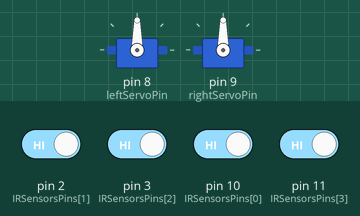
A sketch run on a simulated Arduino Uno, built with avr-gcc and run on an emulated ATmega328P. Parts: 2 × servo. The test bench sets the inputs (shaded band); at power-on: pin 2 (IRSensorsPins[1]), pin 3 (IRSensorsPins[2]), pin 10 (IRSensorsPins[0]), pin 11 (IRSensorsPins[3]) HIGH.

Above: at 3.2 s.
3.3 s: pin 10 (IRSensorsPins[0]) driven LOW
At 9.7 s:
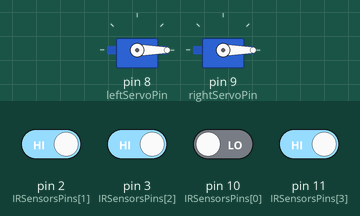
12.7 s: pin 2 (IRSensorsPins[1]) driven LOW
21.0 s: pin 11 (IRSensorsPins[3]) driven LOW
At 22.5 s:
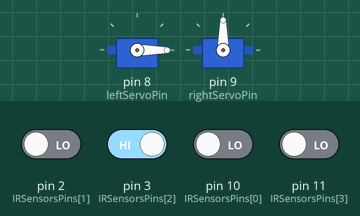
22.8 s: pin 11 (IRSensorsPins[3]) driven HIGH
At 23.3 s:
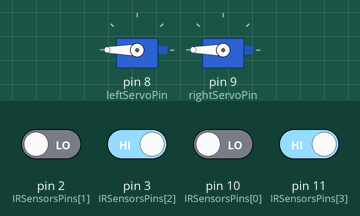
29.1 s: pin 2 (IRSensorsPins[1]) driven HIGH
32.6 s: pin 3 (IRSensorsPins[2]) driven LOW and pin 11 (IRSensorsPins[3]) driven LOW
At 35.0 s:
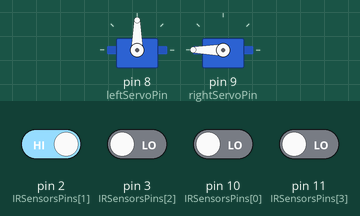
Timing chart, 0 to 36.4 s (numbered marks = the images above; inputs shaded):
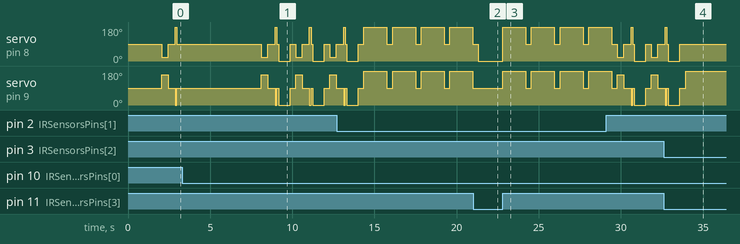

The sketch:

Ejercicio10.1.ino
```cpp
#include <Servo.h>

/*
  Se va a aplicar el algoritmo de la mano izquierda.
  En un cruce, la prioridad de decisiones es la siguiente:
    1. Girar a la izquierda.
    1. Seguir de frente.
    3. Girar a la derecha.
  Se toma la decisión disponible de mayor prioridad
*/

Servo leftServo;
Servo rightServo;

// Pines de los sensores de luz infrarroja
const int IRSensorsPins[4] = {10, 2, 3, 11}; // izquierdo, central-izquierdo, central-derecho, derecho
// Ultimos valores leidos para los sensores de luz infrarroja
int IRSensorsValues[4];
// Pines de los servomotores de las ruedas
const int rightServoPin = 9;
const int leftServoPin = 8;

// Valores para linea y no linea
const int NO_LINE = LOW; // valor que devuelve el sensor IR cuando no detecta linea
const int LINE = HIGH; // valor que devuelve el sensor IR cuando detecta linea

// Velocidades de giro de los servomotores
const int leftServoForward = 0;
const int rightServoForward = 180;
const int leftServoBackward = 180;
const int rightServoBackward = 0;
const int stopServo = 90;
const int leftServoForwardSlow = 20; // avanza más lentamente que leftServoForward
const int rightServoForwardSlow = 160; // avanza más lentamente que rightServoForwardSlow

const int INITIAL_STOP_ROBOT_TIME = 2000; // Inicialmente, el robot espera 5 segundos antes de ejecutar el loop
const int TURN_AROUND_TIME = 1400; // Tiempo durante el cual el robot gira sobre sí mismo para dar la vuelta
const int GO_FORWARD_CHECK_CROSSING_TIME = 350; // Tiempo durante el cual el robot avanza hacia delante para comprobar el tipo de cruce
const int STOP_ROBOT_REACH_GOAL_TIME = 5000; // Tiempo durante el cual el robot se queda parado al alcanzar la meta
const int GO_BACKWARD_A_LITTLE_TIME = 100; // Tiempo durante el cual el robot se queda parado al alcanzar la meta
const int LITTLE_DELAY_STOP_ROBOT_TIME = 300; // Tiempo durante el cual el robot se queda parado al alcanzar la meta


void setup() {
  Serial.begin(9600); // Descomentar para debuguear por consola

  // Para cada uno de los 4 pines de los sensores IR, los inicializamos como pines de entrada
  for(int i=0; i < 4; i++) {
    pinMode(IRSensorsPins[i], INPUT);
  }

  leftServo.attach(leftServoPin);
  rightServo.attach(rightServoPin);

  delay(INITIAL_STOP_ROBOT_TIME);
}

void loop() {
  updateAllIRSensors();

  // _ X X _
  if (assertIRSensorsValues(NO_LINE, LINE, LINE, NO_LINE)) {
    goForward();
  }
  // _ _ X _
  else if (assertIRSensorsValues(NO_LINE, NO_LINE, LINE, NO_LINE)) {
    correctionToTheRight();
  }
  // _ X _ _
  else if (assertIRSensorsValues(NO_LINE, LINE, NO_LINE, NO_LINE)) {
    correctionToTheLeft();
  }
  // X X X _
  else if (assertIRSensorsValues(LINE, LINE, LINE, NO_LINE)) {
    // Puede ser: "curva a la izquierda" o "curva a la izquierda y de frente"
    // Independientemente de cual sea, el robot gira a la izquierda
    turnLeft();
  }
  // _ X X X
  else if (assertIRSensorsValues(NO_LINE, LINE, LINE, LINE)) {
    // Puede ser: "curva a la derecha" o "curva a la derecha y de frente"
    checkTypeOfCrossingRight();
  }
  // X X X X
  else if (assertIRSensorsValues(LINE, LINE, LINE, LINE)) {
    // Puede ser: "cruce a la izquierda y a la derecha",
    // "cruce a la izquierda, a la derecha y de frente" o "meta"
    checkTypeOfCrossingAllLine();
  }
  // _ _ _ _
  else {
    turnAround();
  }
}


/* Retorna si los valores pasados como parámetro coinciden con las últimas mediciones de los sensores IR. */
boolean assertIRSensorsValues(int IRSensor0, int IRSensor1, int IRSensor2, int IRSensor3) {
  return IRSensorsValues[0] == IRSensor0 && IRSensorsValues[1] == IRSensor1 &&
         IRSensorsValues[2] == IRSensor2 && IRSensorsValues[3] == IRSensor3;
}

/* Le indica al robot que se detenga. */
void stopRobot() {
  leftServo.write(stopServo);
  rightServo.write(stopServo);
}

/* Le indica al robot que se detenga y hace una pequeña pausa. */
void stopRobotAndDelayALittle() {
  stopRobot();
  delay(LITTLE_DELAY_STOP_ROBOT_TIME);
}

/* Le indica al robot que avanze hacia delante a máxima velocidad. */
void goForward() {
  leftServo.write(leftServoForwardSlow);
  rightServo.write(rightServoForwardSlow);
}

/* Le indica al robot que se de la vuelta. */
void turnAround() {
  // Gira sobre sí mismo en sentido anti-horario, 180º
  leftServo.write(leftServoBackward);
  rightServo.write(rightServoForward);
  delay(TURN_AROUND_TIME);
  stopRobotAndDelayALittle();
}

/* Le indica al robot que corriga su camino hacia la izquierda, para poder seguir recto. */
void correctionToTheLeft() {
  leftServo.write(stopServo);
  rightServo.write(rightServoForward);
}

/* Le indica al robot que corriga su camino hacia la derecha, para poder seguir recto. */
void correctionToTheRight() {
  leftServo.write(leftServoForward);
  rightServo.write(stopServo);
}

/* Le indica al robot que gire hacia la izquierda. */
void turnLeft() {
  // Gira sobre sí mismo en sentido anti-horario, 90º
  leftServo.write(leftServoBackward);
  rightServo.write(rightServoForward);
  delay(TURN_AROUND_TIME / 2);
  stopRobotAndDelayALittle();
}

/* Le indica al robot que gire hacia la derecha. */
void turnRight() {
  // Gira sobre sí mismo en sentido horario, 90º
  leftServo.write(leftServoForward);
  rightServo.write(rightServoBackward);
  delay(TURN_AROUND_TIME / 2);
  stopRobotAndDelayALittle();
}

/* Comprueba si es un cruce a la derecha o a la derecha y de frente. */
void checkTypeOfCrossingRight() {
  // Al haber un cruce a la dcha, el robot debe avanzar algo más para comprobar el tipo de cruce
  goForwardAndUpdateAllIRSensors(400);

  // _ X X _
  if(assertIRSensorsValues(NO_LINE, LINE, LINE, NO_LINE)) {
    // Algo de línea delante, es una curva a la derecha y de frente
    goForward();
  }
  // _ _ _ _
  else { // else if(assertIRSensorsValues(NO_LINE, NO_LINE, NO_LINE, NO_LINE)) {
    // Es una curva solo a la derecha
    turnRight();
  }
}

/* Comprueba si es un cruce:
  - A la izquierda y a la derecha.
  - A la izquierda, a la derecha y de frente.
  - Meta.
*/
void checkTypeOfCrossingAllLine() {
  goForwardAndUpdateAllIRSensors(400);

  // X X X X
  if (assertIRSensorsValues(LINE, LINE, LINE, LINE)) {
    // Es la meta
    robotReachesTheGoal();
    // No es un cruce con varias opciones: está obligado a ir de frente.
    // No se almacena la decisión en la 1º pasada ni se toma una decisión almacenada en las siguientes.
  }
  // No es la meta
  else {
    // Es un cruce a la izquierda, a la derecha y de frente, o un cruce a la izquierda y a la derecha
    // Independientemente de cual sea, tiene que girar a la izquierda.
    turnLeft();
  }
}

/*
  Avanza ligeramente y actualiza las mediciones de los sensores IR.
  Se le puede indicar el tiempo que debe avanzar y quedarse quieto después de avanzar,
  pasándole dicho valor como parámetro. Si se le pasa 0, utiliza el tiempo especificado en
  GO_FORWARD_CHECK_CROSSING_TIME. Esto es porque para algunos tipos de cruce puede ser
  necesario avanzar más que GO_FORWARD_CHECK_CROSSING_TIME para detectar que tipo de cruce es.
*/
void goForwardAndUpdateAllIRSensors(int delayValue) {
  // Obtenemos el tiempo que va a hacer delay
  int delayToWait;
  if(delayValue == 0)
    delayToWait = GO_FORWARD_CHECK_CROSSING_TIME;
  else
    delayToWait = delayValue;

  // Avanzamos un poco para comprobar qué tipo de cruce es
  goForward();
  delay(delayToWait);

  // Paramos un corto periodo de tiempo
  stopRobot();
  delay(delayToWait);

  // Actualizamos los valores de los sensores
  updateAllIRSensors();

  // Retrocedemos un poco para que el avanze previo no afecte al robot
  // a la hora de girar o lo que tenga que hacer.
  goBackwardALittle();
}

/* Avanza ligeramente hacia atrás. */
void goBackwardALittle() {
  // Avanzamos hacia atrás cierto tiempo
  leftServo.write(leftServoBackward);
  rightServo.write(rightServoBackward);
  delay(GO_BACKWARD_A_LITTLE_TIME);

  // Paramos al robot cierto tiempo
  stopRobot();
  delay(GO_BACKWARD_A_LITTLE_TIME);
}

/* Actualiza las mediciones de los sensores de infrarrojos. */
void updateAllIRSensors() {
  // Para cada uno de los 4 sensores IR, actualiza su valor
  for (int i = 0; i < 4; i++) {
    IRSensorsValues[i] = digitalRead(IRSensorsPins[i]);
  }
  // Se realizan 4 lecturas adicionales, para estar seguros del valor de cada sensor
  // Se guardan las que detectan línea en cualquiera de los 4 barridos
  for (int i = 0; i < 4 ; i++) {
    delay(10); // Delay con el movimiento actual

    for (int i = 0; i < 4; i++) { // para cada 1 de los 4 sensores IR
      if (digitalRead(IRSensorsPins[i]) == LINE )
        IRSensorsValues[i] = LINE;
    }
  }
}

/* El robot ha alcanzado la meta, por lo que se detiene 10 segundos. */
void robotReachesTheGoal() {
  // TODO - quizas se deba dejar avanzar al robot x ms hacia delante para entrar del todo en la meta
  stopRobot();
  delay(STOP_ROBOT_REACH_GOAL_TIME);
}
```

Measured:
- after the input at 21.0 s, servo on pin 9 (rightServoPin): stays 90° (without the input it goes to 180° after 0.33 s)
- after the input at 22.8 s, servo on pin 8 (leftServoPin), servo on pin 9 (rightServoPin): alternates 180° for 1.4 s and 90° for 0.34 s, starting at once
- after the input at 32.6 s, servo on pin 8 (leftServoPin): goes on until 33.6 s, then stays 90°
